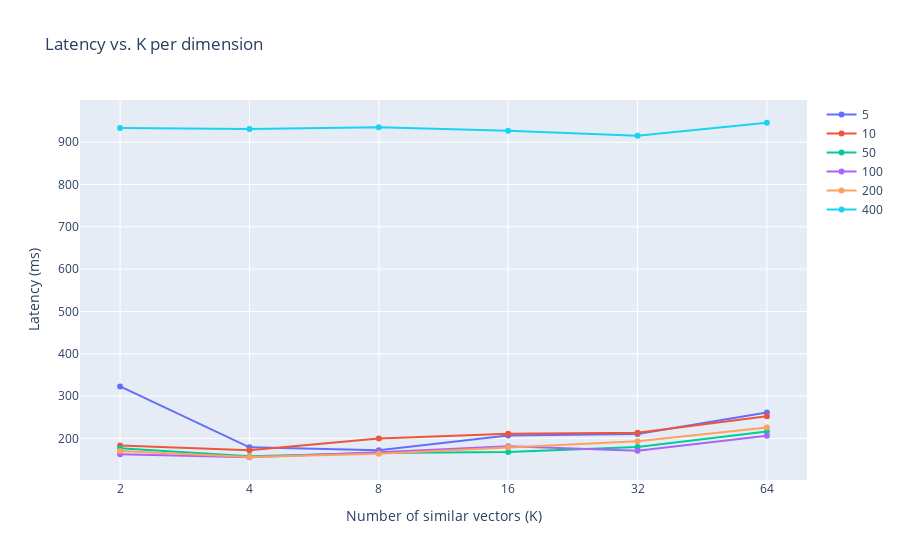

This figure's notebook cell:
### Code cell
# x-axis: k
# y-axis: latency
# per: D
# fixed: N = 100000

latency_dict = {}

N = 100000
for D in D_values:
    x_values = []
    y_values = []
    for K in K_values:
        key = get_key(N, D, K)
        if key in latency_values:
            x_values.append(K)
            y_values.append(latency_values[key])
    if len(x_values) > 0:
        latency_dict[D] = (x_values, y_values)

generate_plot('Latency vs. K per dimension', 'Number of similar vectors (K)', latency_dict)

### Figure 1 — Plotly figure (JSON) as saved in the notebook; plotly's stock layout.template omitted (floating-point values rounded to 4 significant figures)
{"data": [{"mode": "lines+markers", "name": "5", "type": "scatter", "x": ["2", "4", "8", "16", "32", "64"], "y": [322.8, 178.8, 171.7, 206.6, 210.5, 261.4]}, {"mode": "lines+markers", "name": "10", "type": "scatter", "x": ["2", "4", "8", "16", "32", "64"], "y": [183.0, 171.7, 199.7, 211.0, 213.4, 252.3]}, {"mode": "lines+markers", "name": "50", "type": "scatter", "x": ["2", "4", "8", "16", "32", "64"], "y": [176.5, 157.6, 165.5, 167.8, 179.7, 216.3]}, {"mode": "lines+markers", "name": "100", "type": "scatter", "x": ["2", "4", "8", "16", "32", "64"], "y": [162.3, 155.4, 167.1, 181.3, 170.6, 206.0]}, {"mode": "lines+markers", "name": "200", "type": "scatter", "x": ["2", "4", "8", "16", "32", "64"], "y": [170.2, 156.0, 163.6, 179.1, 193.0, 225.9]}, {"mode": "lines+markers", "name": "400", "type": "scatter", "visible": true, "x": ["2", "4", "8", "16", "32", "64"], "y": [933.5, 931.3, 935.4, 927.1, 915.4, 945.9]}], "layout": {"autosize": true, "title": {"text": "Latency vs. K per dimension"}, "xaxis": {"autorange": true, "range": [-0.2987, 5.299], "title": {"text": "Number of similar vectors (K)"}, "type": "category"}, "yaxis": {"autorange": true, "range": [90.14, 1011.0], "title": {"text": "Latency (ms)"}, "type": "linear"}}}
